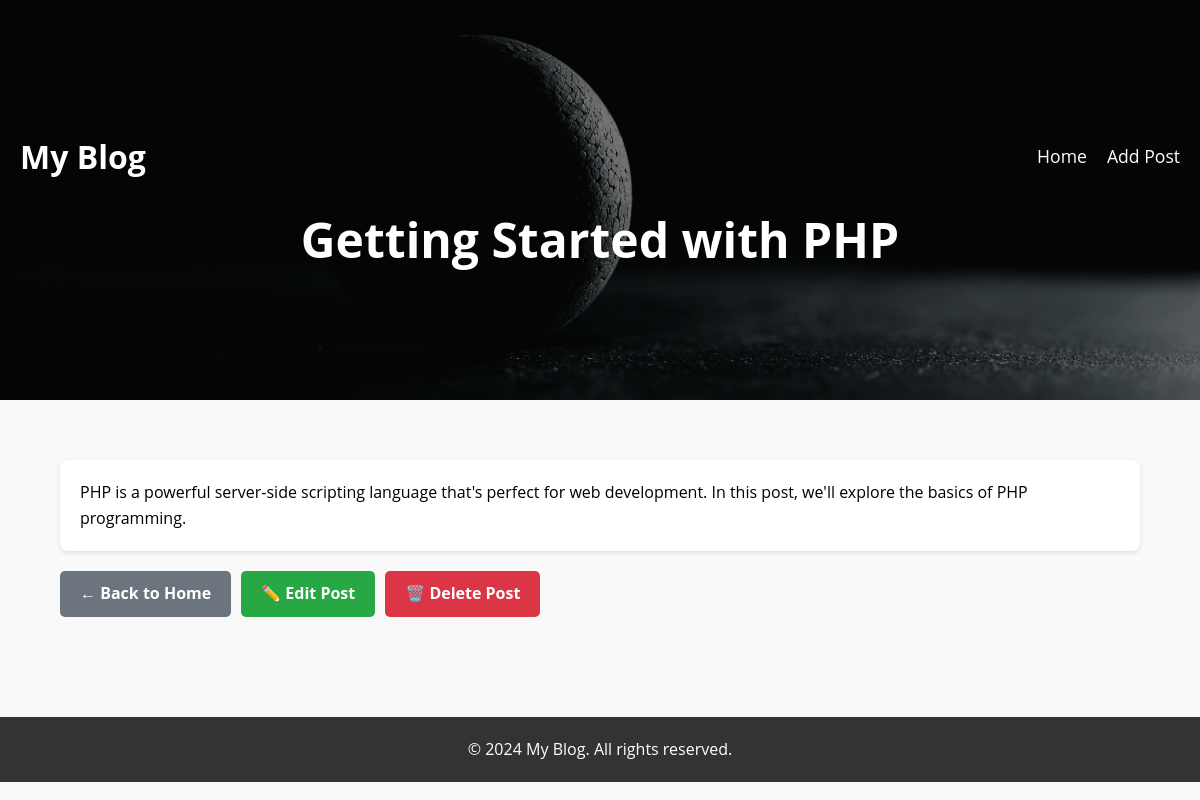
/view_post.php?id=2, run on the app's committed database.
### tables this page shows
CREATE TABLE `posts` (
  `id` int(11) NOT NULL,
  `title` varchar(255) NOT NULL,
  `content` text NOT NULL,
  `created_at` timestamp NOT NULL DEFAULT current_timestamp()
);

### view_post.php (the view, shortened to what this page needs)
<?php
require_once 'functions.php';
$conn = new mysqli('localhost', 'root', '', 'blog');
if (isset($_GET['id']) && is_numeric($_GET['id'])) {
    $id = $_GET['id'];
    $stmt = $conn->prepare("SELECT * FROM posts WHERE id = ?");
    $stmt->bind_param('i', $id);
    $stmt->execute();
    $result = $stmt->get_result();
    if ($result->num_rows > 0) {
        $row = $result->fetch_assoc();
        $title = htmlentities($row['title']);
        $content = format_content($row['content']);
        $postFound = true;
    } else {
        $title = 'Post not found';
        $content = '<p>The post you are looking for does not exist.</p>';
        $postFound = false;
    }
} else {
    header('Location: index.php');
    exit;
}
?>
<!DOCTYPE html>
<html lang="en">
<head>
    <link rel="stylesheet" href="styles.css">
</head>
<body>
    <header class="banner">
        <div class="navbar">
            <div class="logo">My Blog</div>
            <nav>
                <ul>
                    <li><a href="index.php">Home</a></li>
                    <li><a href="add_post.php">Add Post</a></li>
                </ul>
            </nav>
        </div>
        <div class="banner-text">
            <h1><?php echo $title; ?></h1>
        </div>
    </header>
    <main>
        <div class="container">
            <?php if ($postFound): ?>
                <div class="post">
                    <?php echo $content; ?>
                </div>
                <div class="post-actions">
                    <a href="index.php" class="btn btn-back">← Back to Home</a>
                    <a href="edit_post.php?id=<?php echo $id; ?>" class="btn btn-edit">✏️ Edit Post</a>
                    <a href="delete_post.php?id=<?php echo $id; ?>" class="btn btn-delete" onclick="return confirm('Are you sure you want to delete this post? This action cannot be undone.');">🗑️ Delete Post</a>
                </div>
            <?php else: ?>
                <p>The post you are looking for does not exist.</p>
                <a href="index.php" class="btn btn-back" style="margin-top: 20px;">← Back to Home</a>
            <?php endif; ?>
        </div>
    </main>
    <footer>
        <p>© 2024 My Blog. All rights reserved.</p>
    </footer>
</body>
</html>

### functions.php (shortened to what this page needs)
<?php
function format_content($content) {
    $content = htmlspecialchars($content);
    $content = preg_replace('/^### (.+)$/m', '<h3>$1</h3>', $content);
    $content = preg_replace('/^## (.+)$/m', '<h2>$1</h2>', $content);
    $content = preg_replace('/^# (.+)$/m', '<h1>$1</h1>', $content);
    $content = preg_replace('/^---+$/m', '<hr>', $content);
    $content = preg_replace('/^\*\*\*+$/m', '<hr>', $content);
    $content = preg_replace('/\*\*(.+?)\*\*/', '<strong>$1</strong>', $content);
    $content = preg_replace('/\*(.+?)\*/', '<em>$1</em>', $content);
    $content = nl2br($content);
    return $content;
}
?>

### styles.css (style rules this page uses)
body, h1, h2, h3, p, ul, li, a { margin: 0; padding: 0; list-style: none; text-decoration: none; }
body { font-family: 'Open Sans', Arial, sans-serif; line-height: 1.6; background-color: #f9f9f9; color: black; }
.container { width: 90%; max-width: 1200px; margin: 0 auto; padding: 20px 0; }
.banner { background: linear-gradient(to bottom, rgba(0, 0, 0, 0.5), rgba(0, 0, 0, 0.5)), url('banner-image.png') no-repeat center center/cover; height: 400px; color: #fff; text-align: center; display: flex; flex-direction: column; justify-content: center; }
.navbar { display: flex; justify-content: space-between; align-items: center; padding: 20px; }
.logo { font-size: 2em; font-weight: bold; }
.navbar ul { display: flex; }
.navbar li { margin-left: 20px; }
.navbar a { color: #fff; font-size: 1.1em; transition: color 0.3s; }
.banner-text h1 { font-size: 3em; margin-bottom: 10px; }
main { padding: 40px 0; }
.post { background: #fff; margin-bottom: 20px; padding: 20px; border-radius: 8px; box-shadow: 0 2px 5px rgba(0, 0, 0, 0.1); }
.btn { display: inline-block; padding: 10px 20px; font-size: 16px; font-weight: bold; text-align: center; text-decoration: none; color: #fff; background-color: #007bff; border: none; border-radius: 5px; cursor: pointer; transition: background-color 0.3s; }
footer { background: #333; color: #fff; text-align: center; padding: 20px 0; margin-top: 40px; }
footer p { margin: 0; }

### view_post.php (style rules this page uses)
.post-actions { margin-top: 20px; display: flex; gap: 10px; flex-wrap: wrap; }
.btn-edit { background-color: #28a745; }
.btn-delete { background-color: #dc3545; }
.btn-back { background-color: #6c757d; }

### data on the page
posts: title "Getting Started with PHP", content "PHP is a powerful server-side scripting language that's perfect for web development. In this post, we'll explore the basics of PHP programming."
